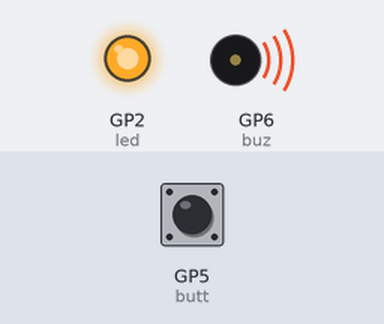
Bench run of a program on a simulated Raspberry Pi Pico running MicroPython. Parts: output pins drawn as LEDs (lit = HIGH), buzzer (waves = sounding, pin HIGH). The test bench sets the inputs (shaded band); at power-on: GP5 (butt) LOW.

Above: at 1.2 s.
1.3 s: GP5 (butt) pulled HIGH for 2.35 s
At 2.4 s:
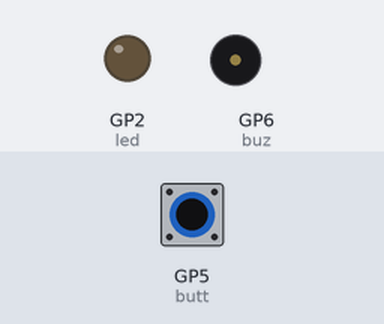
Timing chart, 0 to 5.2 s (numbered marks = the images above; inputs shaded):
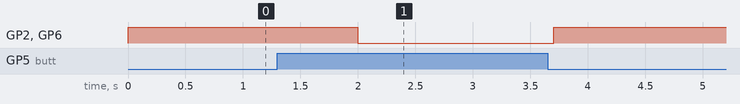

Measured:
- after the input at 1.3 s, GP2 (led), GP6 (buz): HIGH → LOW after 0.70 s, → HIGH 1.7 s later

The program:

buzzer1.py
```python
from machine import Pin
import time

led=Pin(2,Pin.OUT)
buz=Pin(6,Pin.OUT)
butt=Pin(5,Pin.IN,Pin.PULL_DOWN)

while True:
    if(butt.value()==0):
        led.value(1)
        buz.value(1)
        time.sleep(2)
    else:
        led.value(0)
        buz.value(0)
        time.sleep(0.1)
```
